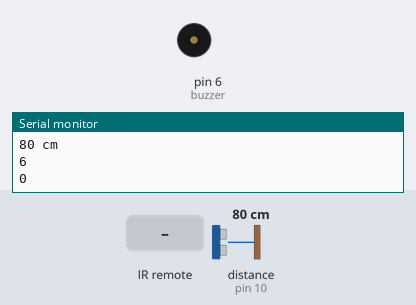
The sketch below on a simulated Arduino Uno, built with avr-gcc and run on an emulated ATmega328P. Shown: buzzer (waves = sounding), the last lines printed to the serial monitor. Wiring (inferred from the names in the program): ultrasonic range finder: trigger pin 9; echo pin 10. The inputs (shaded band) are chosen by the test bench; at power-on: distance to the obstacle (sensor on pin 10) 80 cm. The echo pulse lasts 58.3 µs per cm.

Above: at 1.2 s.
1.3 s: distance to the obstacle (sensor on pin 10) set to 120 cm
4.3 s: infrared code 0xFF6897 received
5.9 s: infrared code 0xFF30CF received
7.4 s: infrared code 0xFF18E7 received
8.9 s: infrared code 0xFF7A85 received
At 11.8 s:
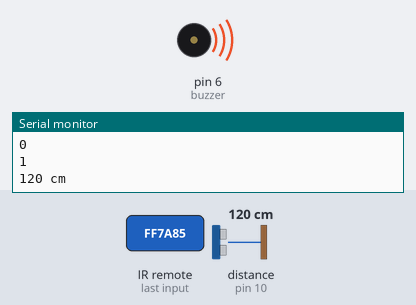
11.9 s: distance to the obstacle (sensor on pin 10) set to 2 cm
Timing chart, 0 to 15.7 s (numbered marks = the images above; inputs shaded):
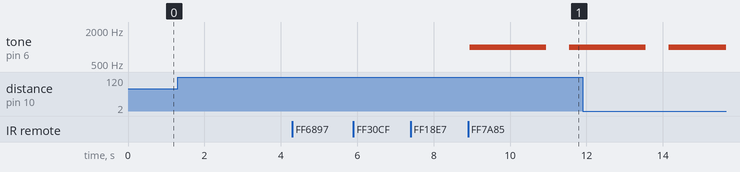

Measured:
- after the input at 8.9 s, tone on pin 6 (buzzer): silent → 1000 Hz at once, → silent 2.0 s later, → 1000 Hz 0.61 s later

The sketch:

step1.ino
```cpp
#include <IRremote.h>

const int trigPin = 9; //trig part of ultrasonic sensor
const int echoPin = 10; //echo part of ultrasonic sensor
const int ledR = 13; //red led
const int ledY = 12; //yellow led
const int ledG = 11; //green led
const int senIR = 2; //infrared sensor
const int buzzer = 6; // buzzer
int myPIN[4] = {
  1,
  2,
  3,
  4
};
int attempt[4] = {};
boolean correctPIN = false;
boolean triggerAlarm = false;
boolean triggerCountdown = false;
int counter = 0;
int countDown = 6;
long lastMilli = 0;
unsigned int lastTime[5] = {};
int bcount = 0;
unsigned long currentMillis = 0;

IRrecv irrecv(senIR);
decode_results results;

void setup() {
  Serial.begin(9600);
  irrecv.enableIRIn();
  currentMillis = millis();
  lastMilli = currentMillis;
}

void loop() {

  long duration, cm;
  pinMode(trigPin, OUTPUT);
  digitalWrite(trigPin, LOW);
  delayMicroseconds(2);
  digitalWrite(trigPin, HIGH);
  delayMicroseconds(10);
  digitalWrite(trigPin, LOW);
  pinMode(echoPin, INPUT);
  duration = pulseIn(echoPin, HIGH);
  cm = microsecondsToCentimeters(duration);
  Serial.print(cm);
  Serial.print(" cm");
  Serial.println();

  if (cm > 200) {
    digitalWrite(ledR, HIGH);
  } else {
    digitalWrite(ledR, LOW);
  }

  if (cm < 150 && cm > 100) {
    digitalWrite(ledY, HIGH);
  } else {
    digitalWrite(ledY, LOW);
  }

  if (!correctPIN) {
    if (cm < 50 && triggerCountdown != true) {
      triggerCountdown = true;
    }
  }

  if (triggerCountdown) {
    currentMillis = millis();

    if (currentMillis - lastMilli >= 1000) {
      countDown--;
      lastMilli = currentMillis;
      if (countDown == 0) {
        triggerAlarm = true;
      }
    }

  }

  if (!correctPIN && !triggerAlarm) {
    Serial.println(countDown);
    Serial.println(currentMillis);

    if (counter < 5) {
      if (irrecv.decode( & results)) {
        Serial.println(results.value, HEX);
        switch (results.value) {
        case 0xFF6897:
          attempt[counter] = 0;
          break;
        case 0xFF30CF:
          attempt[counter] = 1;
          break;
        case 0xFF18E7:
          attempt[counter] = 2;
          break;
        case 0xFF7A85:
          attempt[counter] = 3;
          break;
        case 0xFF10EF:
          attempt[counter] = 4;
          break;
        case 0xFF38C7:
          attempt[counter] = 5;
          break;
        case 0xFF5AA5:
          attempt[counter] = 6;
          break;
        case 0xFF42BD:
          attempt[counter] = 7;
          break;
        case 0xFF4AB5:
          attempt[counter] = 8;
          break;
        case 0xFF52AD:
          attempt[counter] = 9;
          break;
        }
        counter++;
        irrecv.resume();
        Serial.println("done");
      }
    }
  }

  if (counter == 4) {
    checkPIN();
    Serial.println(correctPIN);
    Serial.println(triggerAlarm);
    counter++;
  }

  if (correctPIN) {
    digitalWrite(ledG, HIGH);
  }

  if (triggerAlarm) {
    digitalWrite(ledR, HIGH);
    pinMode(buzzer, OUTPUT);
    tone(buzzer, 1000);
    delay(2000);
    noTone(buzzer);
    delay(500);
  }

  delay(100);

}

long microsecondsToCentimeters(long microseconds) {
  return microseconds / 29 / 2;
}

void checkPIN() {
  int trueCounter = 0;

  for (int i = 0; i < 4; i++) {
    if (myPIN[i] == attempt[i]) {
      trueCounter++;
    }
  }

  if (trueCounter == 4) {
    correctPIN = true;
    triggerCountdown = false;
    countDown = 5;
  }

  if (!correctPIN) {
    triggerAlarm = true;
  }

  for (int i = 0; i < 4; i++) {
    Serial.println(myPIN[i]);
    Serial.println(attempt[i]);
  }
}
```
